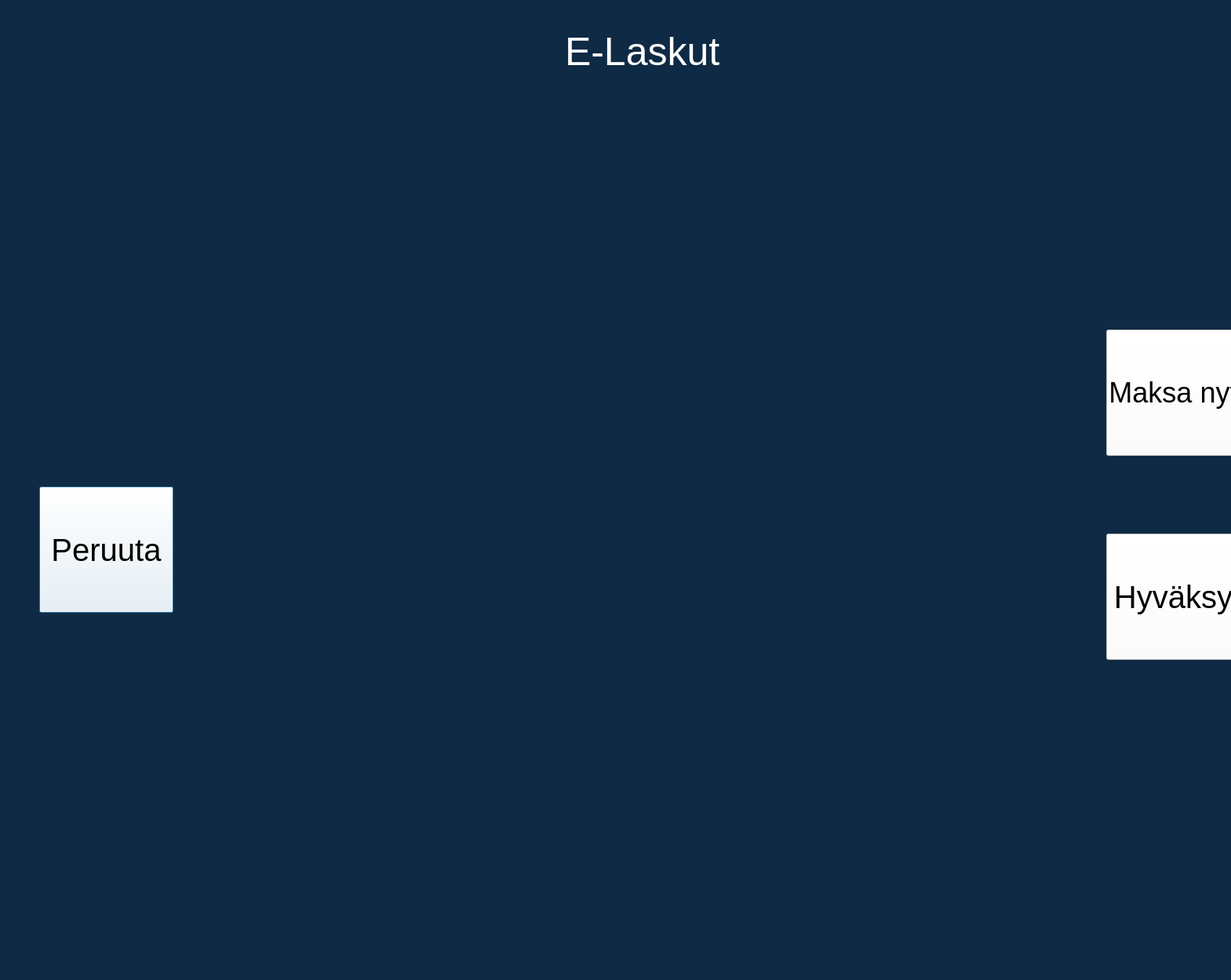
<?xml version="1.0" encoding="UTF-8"?>
<ui version="4.0">
 <class>eLaskuDialog</class>
 <widget class="QDialog" name="eLaskuDialog">
  <property name="geometry">
   <rect>
    <x>0</x>
    <y>0</y>
    <width>1569</width>
    <height>1249</height>
   </rect>
  </property>
  <property name="windowTitle">
   <string>Dialog</string>
  </property>
  <property name="styleSheet">
   <string notr="true">QWidget{
	width: 100%;
	height: 100%;
	background-color: #0F2A45;
}
QListWidget::item:active{
	background: #0F2A45;
}</string>
  </property>
  <widget class="QLabel" name="label">
   <property name="geometry">
    <rect>
     <x>720</x>
     <y>40</y>
     <width>211</width>
     <height>51</height>
    </rect>
   </property>
   <property name="styleSheet">
    <string notr="true">font-size: 50px;
color: white;</string>
   </property>
   <property name="text">
    <string>E-Laskut</string>
   </property>
  </widget>
  <widget class="QPushButton" name="pushButtonPeruuta">
   <property name="geometry">
    <rect>
     <x>50</x>
     <y>620</y>
     <width>171</width>
     <height>161</height>
    </rect>
   </property>
   <property name="styleSheet">
    <string notr="true">font-size: 40px;
background-color:white;</string>
   </property>
   <property name="text">
    <string>Peruuta</string>
   </property>
  </widget>
  <widget class="QListWidget" name="listWidget">
   <property name="geometry">
    <rect>
     <x>260</x>
     <y>180</y>
     <width>1031</width>
     <height>651</height>
    </rect>
   </property>
   <property name="styleSheet">
    <string notr="true">color: white;
font-size: 25px;
border:0;
</string>
   </property>
  </widget>
  <widget class="QPushButton" name="pushButtonHyvaksy">
   <property name="geometry">
    <rect>
     <x>1410</x>
     <y>680</y>
     <width>171</width>
     <height>161</height>
    </rect>
   </property>
   <property name="styleSheet">
    <string notr="true">font-size: 40px;
background-color:white;</string>
   </property>
   <property name="text">
    <string>Hyväksy</string>
   </property>
  </widget>
  <widget class="QPushButton" name="pushButtonMaksaNyt">
   <property name="geometry">
    <rect>
     <x>1410</x>
     <y>420</y>
     <width>171</width>
     <height>161</height>
    </rect>
   </property>
   <property name="styleSheet">
    <string notr="true">font-size: 36px;
background-color:white;</string>
   </property>
   <property name="text">
    <string>Maksa nyt</string>
   </property>
  </widget>
 </widget>
 <resources/>
 <connections/>
</ui>
